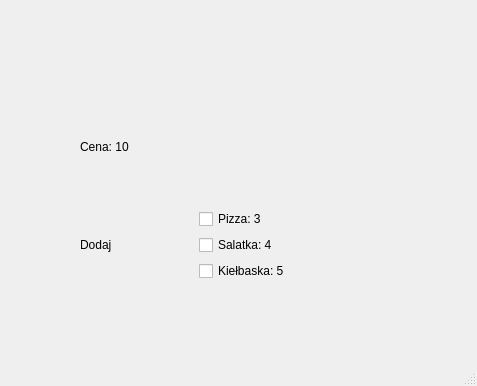
<?xml version="1.0" encoding="UTF-8"?>
<ui version="4.0">
 <class>MainWindow</class>
 <widget class="QMainWindow" name="MainWindow">
  <property name="geometry">
   <rect>
    <x>0</x>
    <y>0</y>
    <width>477</width>
    <height>386</height>
   </rect>
  </property>
  <property name="windowTitle">
   <string>MainWindow</string>
  </property>
  <widget class="QWidget" name="centralwidget">
   <widget class="QWidget" name="">
    <property name="geometry">
     <rect>
      <x>80</x>
      <y>90</y>
      <width>231</width>
      <height>191</height>
     </rect>
    </property>
    <layout class="QVBoxLayout" name="verticalLayout_2">
     <item>
      <widget class="QLabel" name="label">
       <property name="text">
        <string>Cena: 10</string>
       </property>
      </widget>
     </item>
     <item>
      <layout class="QHBoxLayout" name="horizontalLayout">
       <item>
        <widget class="QLabel" name="label_2">
         <property name="text">
          <string>Dodaj</string>
         </property>
        </widget>
       </item>
       <item>
        <layout class="QVBoxLayout" name="verticalLayout">
         <item>
          <widget class="QCheckBox" name="checkBox">
           <property name="text">
            <string>Pizza: 3</string>
           </property>
          </widget>
         </item>
         <item>
          <widget class="QCheckBox" name="checkBox_2">
           <property name="text">
            <string>Salatka: 4</string>
           </property>
          </widget>
         </item>
         <item>
          <widget class="QCheckBox" name="checkBox_3">
           <property name="text">
            <string>Kiełbaska: 5</string>
           </property>
          </widget>
         </item>
        </layout>
       </item>
      </layout>
     </item>
    </layout>
   </widget>
  </widget>
  <widget class="QMenuBar" name="menubar">
   <property name="geometry">
    <rect>
     <x>0</x>
     <y>0</y>
     <width>477</width>
     <height>22</height>
    </rect>
   </property>
  </widget>
  <widget class="QStatusBar" name="statusbar"/>
 </widget>
 <resources/>
 <connections/>
</ui>
